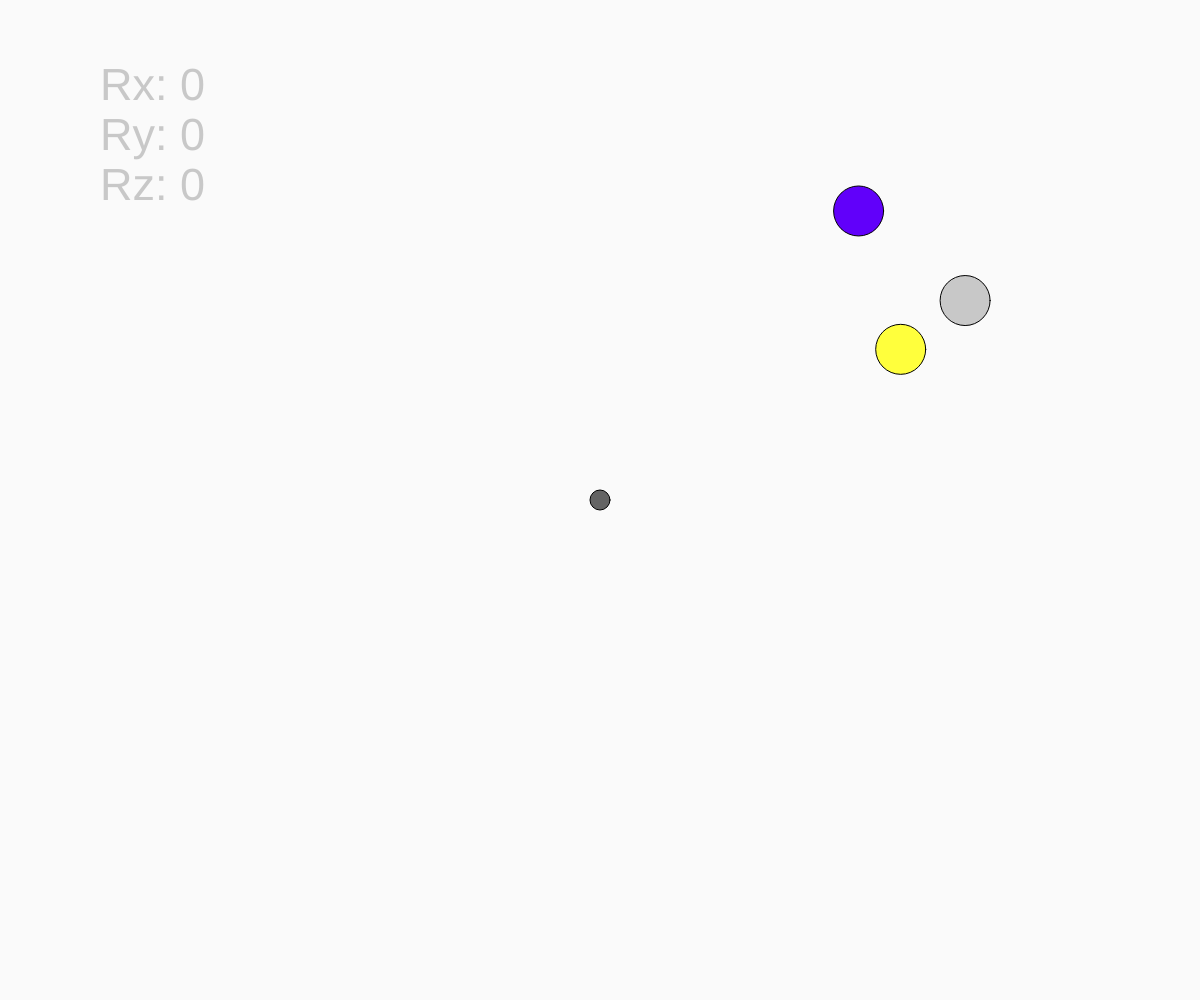
Frame 1 (no input)
Frame 60 (no input): identical to frame 1, image omitted
Frame 120 (the mouse pressed at the canvas centre since frame 60): identical to frame 1, image omitted

The p5.js sketch that drew this single still picture (run headless with seeded random() and noise() and a simulated clock; from frame 60 on, the mouse is pressed at the canvas centre):

// p5.js sketch
// ── sketch.js
var ballSize, AX, VX, PX, F, obstacle, obstacle1, obstacle2, opX, opY, op1X, op2Y, op1X, op2Y;

function setup() {
  createCanvas(windowWidth, windowHeight);
  ellipseMode(CENTER);
  ballSize = 20;
  obstacle = 50;
  opX = random(5, windowWidth);
  opY = random(5, windowHeight)

  obstacle1 = 50;
  op1X = random(5, windowWidth);
  op1Y = random(5, windowHeight)

  obstacle2 = 50;
  op2X = random(5, windowWidth);
  op2Y = random(5, windowHeight)


  PX = windowWidth / 2;
  VX = 0;
  F = 0.01;

}

function draw() {
  background(250);

  AX = (rotationY * F);
  VX += AX;
  PX += VX;
  if (PX >= windowWidth) {
    VX = -VX;
    VX = -VX;
  }
  if (PX >= windowWidth || PX <= 0) {
    VX = -VX;
  }
  drawBall();
  bomaye();

  textSize(45);

  text("Rx: " + floor(rotationX), 100, 100);
  text("Ry: " + floor(rotationY), 100, 150);
  text("Rz: " + floor(rotationZ), 100, 200);




}

function drawBall() {
  fill(100);
  ellipse(PX, windowHeight / 2, ballSize, ballSize);
}

function bomaye() {
  fill(97, 0, 250);
  ellipse(opX, opY, obstacle, obstacle);

  fill(255, 255, 60);
  ellipse(op1X, op1Y, obstacle1, obstacle1);

  fill(200);
  ellipse(op2X, op2Y, obstacle2, obstacle2);
}
